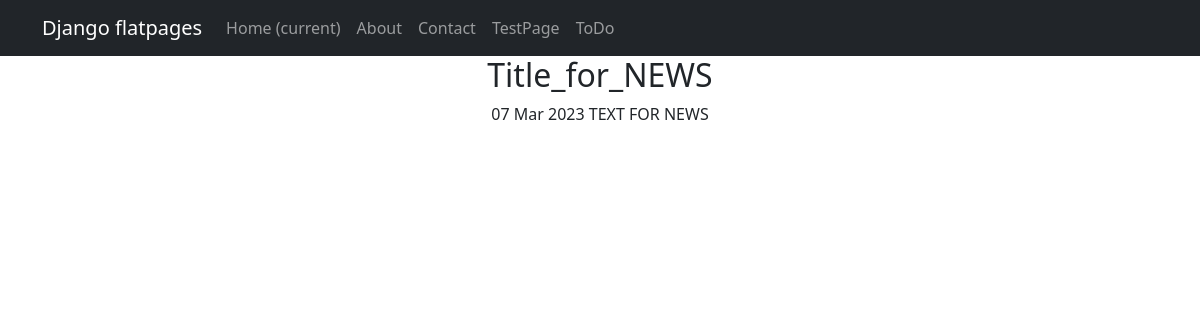
Page /news/1 on the earlier database version.
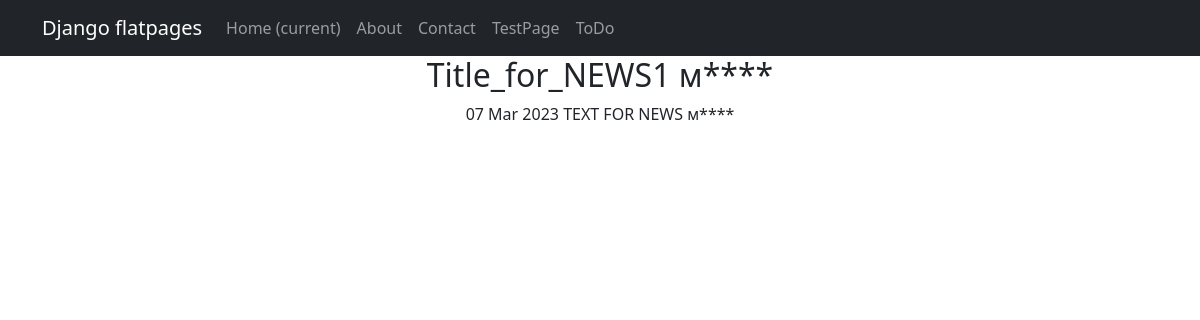
Same page on the later database version.
### news/models.py (models this page shows, shortened)
class Post(models.Model):
    author = models.ForeignKey("Author", on_delete=models.CASCADE)
    NEWS = 'NW'
    ARTICLE = "AR"
    CATEGORY_CHOICES = (
        (NEWS, 'Новость'),
        (ARTICLE, 'Статья')
    )
    category_choice = models.CharField(max_length=2, choices=CATEGORY_CHOICES, default=ARTICLE)
    time_creation = models.DateTimeField(auto_now_add=True)
    post_category = models.ManyToManyField(Category, through="PostCategory")
    title = models.CharField(max_length=64, unique=True)
    text = models.TextField()
    rating_post = models.IntegerField(default=0)

### news/views.py (the view)
# urls.py: path('<int:pk>', PostDetail.as_view())
class PostDetail(DetailView):
    model = Post
    template_name = 'post.html'
    context_object_name = 'post'

### news/templatetags/custom_filters.py (called while the page is built)
@register.filter()
def censor_text(text):
    for word in text.split():
        if word.lower() in CENSOR_WORDS:
            if word.lower() in CENSOR_WORDS:
                text = text.replace(word, f"{word[0]}{'*' * (len(word) -1)}")
    return text

@register.filter()
def censor_title(title):
    for word in title.split():
        if word.lower() in CENSOR_WORDS:
            if word.lower() in CENSOR_WORDS:
                title = title.replace(word, f"{word[0]}{'*' * (len(word) -1)}")
    return title

### templates/post.html (shortened to what this page needs)
{% extends 'flatpages/default.html' %}
{% load custom_filters %}
{% block content %}
    <tr>
        <td><h2>{{ post.title|censor_title}}</h2></td>
    </tr>
    <tr>
        <td>{{ post.time_creation|date:'d M Y'}}</td>
    </tr>
    <tr>
        <td>{{ post.text|censor_text }}</td>
    </tr>
{% endblock content %}

Differences in the rows shown:
changed Post: title|censor_title "Title_for_NEWS" → "Title_for_NEWS1 м****"; text|censor_text "TEXT FOR NEWS" → "TEXT FOR NEWS м****"
